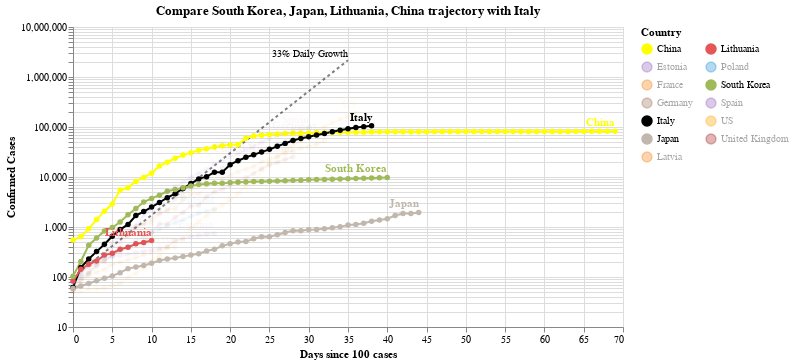

Here is the notebook cell this chart was saved with:
### Code cell
#hide_input
chart3 = make_since_chart(['South Korea', 'Japan', 'Lithuania', 'China'])
chart3

### Figure 1 — Vega-Lite specification as saved in the notebook (floating-point values rounded to 4 significant figures; data arrays with more than 128 entries replaced by an {"elided": "..."} marker saying what was removed)
{"config": {"view": {"continuousWidth": 400, "continuousHeight": 300}}, "layer": [{"mark": {"type": "line", "color": "black", "opacity": 0.5, "strokeDash": [3, 3]}, "encoding": {"x": {"type": "quantitative", "field": "Days since 100 cases"}, "y": {"type": "quantitative", "field": "Confirmed Cases"}}}, {"mark": {"type": "text", "align": "right", "dy": -6, "fontSize": 10, "text": "33% Daily Growth"}, "encoding": {"x": {"type": "quantitative", "field": "Days since 100 cases"}, "y": {"type": "quantitative", "field": "Confirmed Cases"}}, "transform": [{"filter": "(datum['Days since 100 cases'] >= 35)"}]}, {"data": {"name": "data-70b6115c8bacaa00c22240ce342727f3"}, "mark": {"type": "line", "point": true}, "encoding": {"color": {"type": "nominal", "field": "Country", "legend": {"columns": 2}, "scale": {"domain": ["China", "Estonia", "France", "Germany", "Italy", "Japan", "Latvia", "Lithuania", "Poland", "South Korea", "Spain", "US", "United Kingdom"], "range": ["yellow", "#9467bd", "#F58518", "#9D755D", "black", "#C1B7AD", "#F58518", "#E45756", "#2495D3", "#A1BA59", "#9467bd", "orange", "brown"]}}, "opacity": {"condition": {"value": 1, "selection": "selector001"}, "value": 0.05}, "tooltip": [{"type": "nominal", "field": "Country"}, {"type": "temporal", "field": "Date"}, {"type": "quantitative", "field": "Confirmed Cases"}, {"type": "quantitative", "field": "Days since 100 cases"}], "x": {"type": "quantitative", "field": "Days since 100 cases"}, "y": {"type": "quantitative", "field": "Confirmed Cases", "scale": {"type": "log"}}}, "selection": {"selector001": {"type": "multi", "fields": ["Country"], "bind": "legend", "init": [{"Country": "South Korea"}, {"Country": "Japan"}, {"Country": "Lithuania"}, {"Country": "China"}, {"Country": "Italy"}]}}, "width": 550}, {"data": {"name": "data-70b6115c8bacaa00c22240ce342727f3"}, "mark": {"type": "text", "align": "right", "dy": -8, "fontWeight": "bold"}, "encoding": {"color": {"type": "nominal", "field": "Country", "legend": {"columns": 2}, "scale": {"domain": ["China", "Estonia", "France", "Germany", "Italy", "Japan", "Latvia", "Lithuania", "Poland", "South Korea", "Spain", "US", "United Kingdom"], "range": ["yellow", "#9467bd", "#F58518", "#9D755D", "black", "#C1B7AD", "#F58518", "#E45756", "#2495D3", "#A1BA59", "#9467bd", "orange", "brown"]}}, "opacity": {"condition": {"value": 1, "selection": "selector001"}, "value": 0.05}, "text": {"type": "nominal", "field": "Country"}, "tooltip": [{"type": "nominal", "field": "Country"}, {"type": "temporal", "field": "Date"}, {"type": "quantitative", "field": "Confirmed Cases"}, {"type": "quantitative", "field": "Days since 100 cases"}], "x": {"type": "quantitative", "field": "Days since 100 cases"}, "y": {"type": "quantitative", "field": "Confirmed Cases", "scale": {"type": "log"}}}, "transform": [{"filter": "(datum['Date'] >= 1585612800000)"}], "width": 550}], "data": {"name": "data-c1a3bbf4dd040f2e7e8e7a69520e3c2a"}, "title": "Compare South Korea, Japan, Lithuania, China trajectory with Italy", "$schema": "https://vega.github.io/schema/vega-lite/v4.0.2.json", "datasets": {"data-c1a3bbf4dd040f2e7e8e7a69520e3c2a": [{"Days since 100 cases": 0, "Confirmed Cases": 100.0}, {"Days since 100 cases": 1, "Confirmed Cases": 133.0}, {"Days since 100 cases": 2, "Confirmed Cases": 176.9}, {"Days since 100 cases": 3, "Confirmed Cases": 235.3}, {"Days since 100 cases": 4, "Confirmed Cases": 312.9}, {"Days since 100 cases": 5, "Confirmed Cases": 416.2}, {"Days since 100 cases": 6, "Confirmed Cases": 553.5}, {"Days since 100 cases": 7, "Confirmed Cases": 736.1}, {"Days since 100 cases": 8, "Confirmed Cases": 979.1}, {"Days since 100 cases": 9, "Confirmed Cases": 1302.0}, {"Days since 100 cases": 10, "Confirmed Cases": 1732.0}, {"Days since 100 cases": 11, "Confirmed Cases": 2303.0}, {"Days since 100 cases": 12, "Confirmed Cases": 3064.0}, {"Days since 100 cases": 13, "Confirmed Cases": 4074.0}, {"Days since 100 cases": 14, "Confirmed Cases": 5419.0}, {"Days since 100 cases": 15, "Confirmed Cases": 7207.0}, {"Days since 100 cases": 16, "Confirmed Cases": 9586.0}, {"Days since 100 cases": 17, "Confirmed Cases": 12750.0}, {"Days since 100 cases": 18, "Confirmed Cases": 16960.0}, {"Days since 100 cases": 19, "Confirmed Cases": 22550.0}, {"Days since 100 cases": 20, "Confirmed Cases": 29990.0}, {"Days since 100 cases": 21, "Confirmed Cases": 39890.0}, {"Days since 100 cases": 22, "Confirmed Cases": 53060.0}, {"Days since 100 cases": 23, "Confirmed Cases": 70560.0}, {"Days since 100 cases": 24, "Confirmed Cases": 93850.0}, {"Days since 100 cases": 25, "Confirmed Cases": 124800.0}, {"Days since 100 cases": 26, "Confirmed Cases": 166000.0}, {"Days since 100 cases": 27, "Confirmed Cases": 220800.0}, {"Days since 100 cases": 28, "Confirmed Cases": 293700.0}, {"Days since 100 cases": 29, "Confirmed Cases": 390600.0}, {"Days since 100 cases": 30, "Confirmed Cases": 519500.0}, {"Days since 100 cases": 31, "Confirmed Cases": 690900.0}, {"Days since 100 cases": 32, "Confirmed Cases": 918900.0}, {"Days since 100 cases": 33, "Confirmed Cases": 1222000.0}, {"Days since 100 cases": 34, "Confirmed Cases": 1625000.0}, {"Days since 100 cases": 35, "Confirmed Cases": 2162000.0}], "data-70b6115c8bacaa00c22240ce342727f3": {"elided": "420 records"}}}
